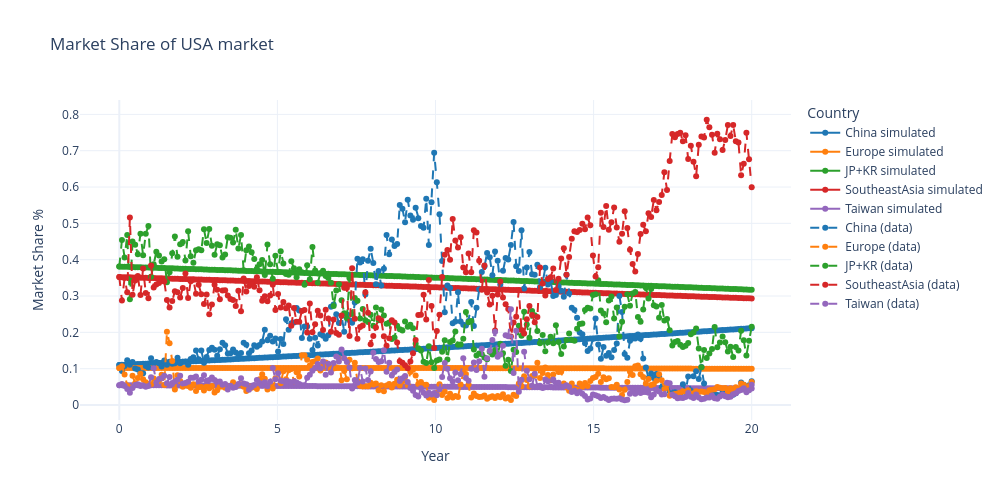

The notebook cell saved with this chart:
### Code cell
results = [X, Y, Z, W, H]

import plotly.graph_objects as go

# Define a consistent color for each country
color_map = {
    "China": "#1f77b4",        # Blue
    "Europe": "#ff7f0e",       # Orange
    "JP+KR": "#2ca02c",        # Green
    "SoutheastAsia": "#d62728",# Red
    "Taiwan": "#9467bd"        # Purple
}

# Create the interactive Plotly figure
fig = go.Figure()

# Add simulated data (raw data)
for i, country in enumerate(countries):
    fig.add_trace(go.Scatter(
        x=t_eval,
        y=results[i],
        mode='lines+markers',
        name=f'{country} simulated',
        marker=dict(symbol='circle'),
        line=dict(color=color_map[country])
    ))

# Add real data (from market_shares)
for i, country in enumerate(countries):
    fig.add_trace(go.Scatter(
        x=t_eval,
        y=market_shares[country],
        mode='lines+markers',
        name=f'{country} (data)',
        line=dict(color=color_map[country], dash='dash')
    ))

# Layout
fig.update_layout(
    title='Market Share of USA market',
    xaxis_title='Year',
    yaxis_title='Market Share %',
    width=1000,
    height=500,
    legend_title='Country',
    hovermode='x unified',
    template='plotly_white'
)

fig.show()

### Figure 1 — Plotly figure (JSON) as saved in the notebook; plotly's stock layout.template omitted (floating-point values rounded to 4 significant figures; data arrays with more than 128 entries replaced by an {"elided": "..."} marker saying what was removed)
{"data": [{"line": {"color": "#1f77b4"}, "marker": {"symbol": "circle"}, "mode": "lines+markers", "name": "China simulated", "type": "scatter", "x": {"elided": "240 float values"}, "y": {"elided": "240 float values"}}, {"line": {"color": "#ff7f0e"}, "marker": {"symbol": "circle"}, "mode": "lines+markers", "name": "Europe simulated", "type": "scatter", "x": {"elided": "240 float values"}, "y": {"elided": "240 float values"}}, {"line": {"color": "#2ca02c"}, "marker": {"symbol": "circle"}, "mode": "lines+markers", "name": "JP+KR simulated", "type": "scatter", "x": {"elided": "240 float values"}, "y": {"elided": "240 float values"}}, {"line": {"color": "#d62728"}, "marker": {"symbol": "circle"}, "mode": "lines+markers", "name": "SoutheastAsia simulated", "type": "scatter", "x": {"elided": "240 float values"}, "y": {"elided": "240 float values"}}, {"line": {"color": "#9467bd"}, "marker": {"symbol": "circle"}, "mode": "lines+markers", "name": "Taiwan simulated", "type": "scatter", "x": {"elided": "240 float values"}, "y": {"elided": "240 float values"}}, {"line": {"color": "#1f77b4", "dash": "dash"}, "mode": "lines+markers", "name": "China (data)", "type": "scatter", "x": {"elided": "240 float values"}, "y": {"elided": "240 float values"}}, {"line": {"color": "#ff7f0e", "dash": "dash"}, "mode": "lines+markers", "name": "Europe (data)", "type": "scatter", "x": {"elided": "240 float values"}, "y": {"elided": "240 float values"}}, {"line": {"color": "#2ca02c", "dash": "dash"}, "mode": "lines+markers", "name": "JP+KR (data)", "type": "scatter", "x": {"elided": "240 float values"}, "y": {"elided": "240 float values"}}, {"line": {"color": "#d62728", "dash": "dash"}, "mode": "lines+markers", "name": "SoutheastAsia (data)", "type": "scatter", "x": {"elided": "240 float values"}, "y": {"elided": "240 float values"}}, {"line": {"color": "#9467bd", "dash": "dash"}, "mode": "lines+markers", "name": "Taiwan (data)", "type": "scatter", "x": {"elided": "240 float values"}, "y": {"elided": "240 float values"}}], "layout": {"height": 500, "hovermode": "x unified", "legend": {"title": {"text": "Country"}}, "title": {"text": "Market Share of USA market"}, "width": 1000, "xaxis": {"autorange": true, "range": [-1.245, 21.24], "title": {"text": "Year"}, "type": "linear"}, "yaxis": {"autorange": true, "range": [-0.04123, 0.8396], "title": {"text": "Market Share %"}, "type": "linear"}}}
